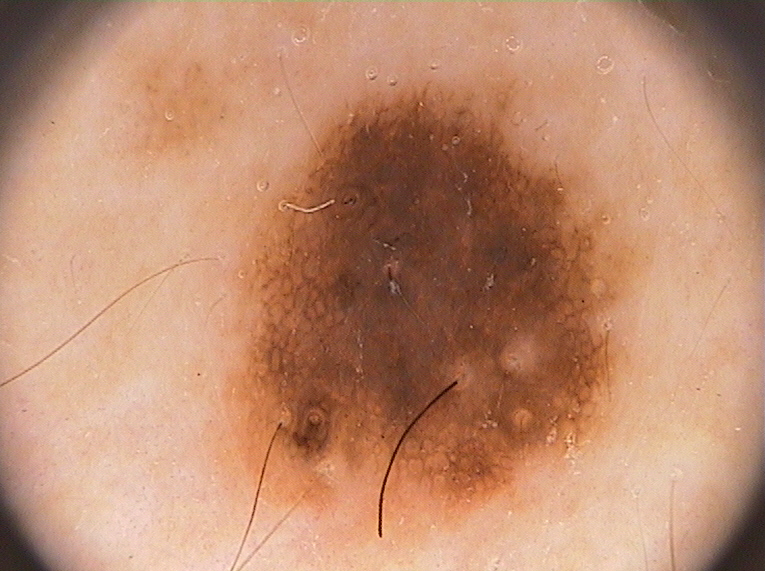
#> input picture imagenes/lesion1.bmp, 765 x 572 px, found by its file name
$ python AppImagenes.py   (older library calls are emulated)
#> lines starting #> are read from the running program, lines starting #| are printed output that depends on the picture; after the words box and inside, x2 and y2 are one past the last pixel; in counts of white or black regions, pixels touching at a corner belong together; long printed decimals are rounded
### AnalisisDeImagenes.py
#!/usr/bin/env python3
# -*- coding: utf-8 -*-
"""
@author: luisespinoza
"""
from PIL import Image
from matplotlib import pyplot as plt
# [4 lines of commented-out code are left out]
import numpy as np
import statistics
#import random
#import scipy
import time
#import cv2

# [139 lines left out: functions abrirImagen, escalaDeGrises, maximoDeGrises, minimoDeGrises, negativoColor, negativoGrises and 1 more, not called in this run]

def histograma(imagen):
    # [5 lines of commented-out code are left out]
    imagen9 = imagen
    #imagen9.show()
    [ren, col] = imagen9.size
    total = ren * col
    a = np.asarray(imagen9, dtype = np.float32)
    a = a.reshape(1, total)
    a = a.astype(int)
    a = max(a)
    valor = 0
    maxd = max(a)
    grises = maxd
    vec = np.zeros(grises + 1)
    for i in range(total - 1):
        valor = a[i]
        vec[valor] = vec[valor] + 1
    plt.plot(vec)
    #tiempoFinal = time.time()
    #print('El Proceso histograma tardo: ', tiempoFinal - tiempoInicial, 'Segundos')

# [237 lines left out: functions brillo, contraste, suma, resta, multiplicacion, division and 2 more, not called in this run]

### AppImagenes.py
#!/usr/bin/env python3
# -*- coding: utf-8 -*-
"""
@author: luisespinoza, manuelarreola
"""
from PIL import Image
from matplotlib import pyplot as plt
from numpy import array
from collections import Counter
import functools
import numpy as np
import statistics
import time
import math

import AnalisisDeImagenes

tiempoInicial = time.time()
rutaImagen = ("/home/lespinoza182/Documentos/TTMelanomaESCOM-master/imagenes/lesion1.bmp")
imagen = Image.open(rutaImagen)
#> imagen is the input picture: PIL image 765x572 RGB; mean R, G, B 189.6, 139.7, 112.1
imagen.show()
'''ANALISIS DE LA IMAGEN'''
imagenGris = imagen
imagenGris = imagen.convert('L')
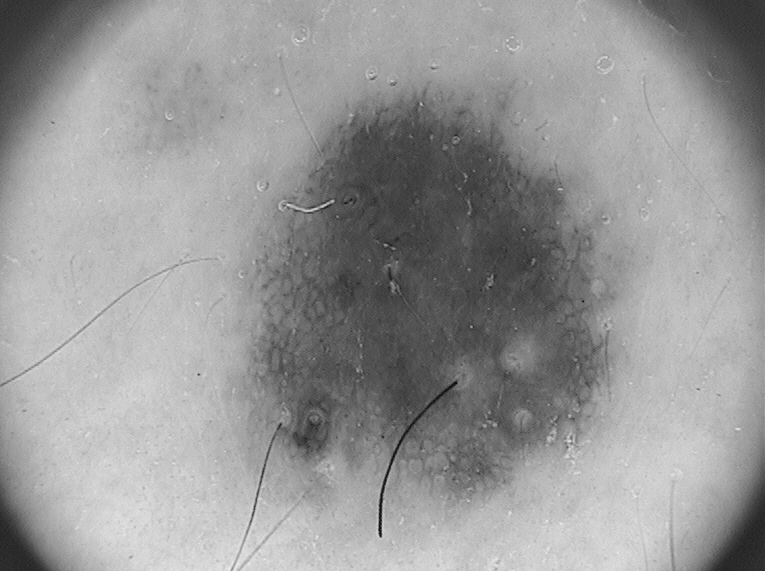
#> imagenGris: PIL image 765x572 L; min 15, max 255, mean 151.5
imagenGris.show()
AnalisisDeImagenes.histograma(imagenGris)
#> in histograma, `maxd = max(a)`: maxd = 255
#> the loop in histograma, `for i in range(total - 1):` made 437579 passes
#> valor on passes 1 to 3: 48, 57, 58
#> after the loop in histograma, `for i in range(total - 1):`: vec = 256 values, max 6929 at index 190, min 0 at index 0, mean 1709.3
'''Filtro de la Mediana'''
[ren, col] = imagenGris.size
matriz = np.asarray(imagenGris, dtype = np.float32)
i = 0
while i < ren - 3:
    j = 0
    while j < col - 3:
        submatriz = matriz[j:j+3,i:i+3]
        submatriz = submatriz.reshape(1,9)
        nuevo = (max(submatriz))
        nuevo = statistics.median(nuevo)
        nuevo = int(nuevo)
        imagenGris.putpixel((i+1,j+1), (nuevo))
        j += 1
    i += 1
#> after the loop, i = 762
imagenMediana = imagenGris
imagenMediana.show()
#AnalisisDeImagenes.histograma(imagenMediana)
'''Umbral Optimo de Otsu'''
width, height = imagenGris.size
imgAux = np.array(imagenGris.getdata())
histogram = np.array(imagenGris.histogram(),float) / (width * height)
#> histogram = 256 values, max 0.0175 at index 190, min 0 at index 0, mean 0.00391
# Probabilidad acumulada
omega = np.zeros(256)
# Media acumulada
media = np.zeros(256)
# Calculo de probabilidad acumulada y media acumulada a partir de histograma
omega[0] = histogram[0]
for i in range(len(histogram)):
    omega[i] = omega[i - 1] + histogram[i]
    media[i] = media[i - 1] + (i - 1) * histogram[i]
#> after the loop, media = 256 values from 0 to 150.5; omega = 256 values from 0 to 1
sigmaB2 = 0
mt = media[len(histogram) - 1]
#> mt = 150.5
sigmaB2max = 0
T = 0
for i in range(len(histogram)):
    clase1 = omega[i]
    clase2 = 1 - clase1
    if clase1 != 0 and clase2 != 0:
        m1 = media[i] / clase1
        m2 = (mt - media[i]) / clase2
        sigmaB2 = (clase1 * (m1 - mt) * (m1 - mt) + clase2 * (m2 - mt) * (m2 - mt))
        if sigmaB2 > sigmaB2max:
            sigmaB2max = sigmaB2
            T = i
#> this loop made 256 passes
#> (clase1, clase2, m1, m2, sigmaB2, sigmaB2max) on passes 21 to 28: (2.29e-06, 1, 19, 150.5, 0.0395, 0.0395), (6.86e-06, 1, 19.67, 150.5, 0.117, 0.117), (9.14e-06, 1, 20, 150.5, 0.156, 0.156), (1.14e-05, 1, 20.4, 150.5, 0.194, 0.194), (1.6e-05, 1, 21.14, 150.5, 0.268, 0.268), (2.74e-05, 1, 22.33, 150.5, 0.451, 0.451), (4.34e-05, 1, 23.32, 150.5, 0.703, 0.703), (5.26e-05, 1, 23.78, 150.5, 0.845, 0.845)
thr = int(T)
print('El Umbral optimo de la imagen es: ',thr)
#| El Umbral optimo de la imagen es:  135
'''Metodo de Otsu'''
xmin, xmax = 0, width
ymin, ymax = 0, height
imgOut = np.zeros(width * height)
loc = 0
for y in range(ymin, ymax):
    for x in range(xmin, xmax):
        loc = y * width + x
        if imgAux[loc] > thr:
            imgOut[loc] = 255
        else:
            imgOut[loc] = 0
imgthr = imgOut
imOtsu = imgthr.reshape(height,width)
imOtsu = Image.fromarray(imOtsu)
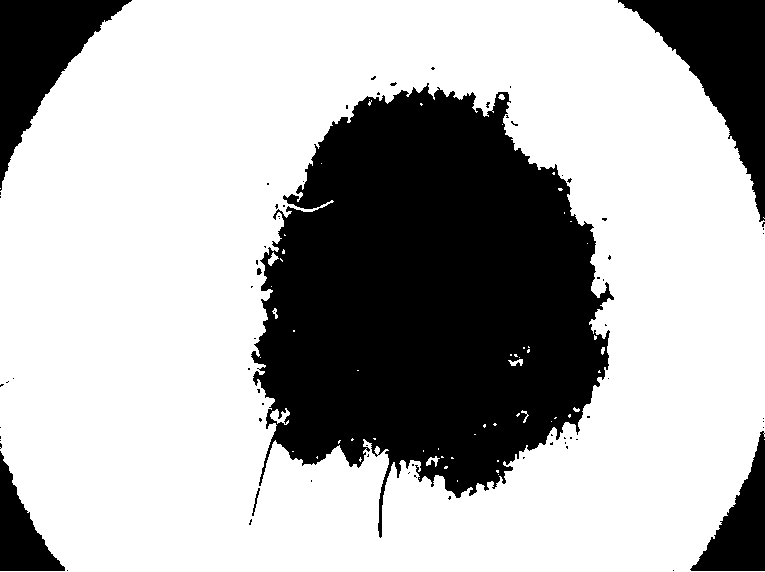
#> imOtsu: PIL image 765x572 F; 68.9% white; 73 black regions (66 under 20 px), largest, box (x1, y1, x2, y2) and area: (251, 83, 614, 538) 105355, (618, 0, 765, 222) 12394, (0, 0, 132, 191) 10002
imOtsu.show()
#AnalisisDeImagenes.histograma(imOtsu)

#Máscara de la Imagen para quitar borde
centroImagen = [int(width/2), int(height/2)]
radio = min(centroImagen[0], centroImagen[1], width-centroImagen[0], height-centroImagen[1])
print('Centro de la imagen: ',centroImagen,'Radio: ',radio)
#| Centro de la imagen:  [382, 286] Radio:  286
Y, X = np.ogrid[:height, :width]
distanciaCentro = np.sqrt((X - centroImagen[0])**2 + (Y - centroImagen[1])**2)
#print('Y: ',y,'X: ',x,'Distancia del Centro: ',distanciaCentro)
mask = distanciaCentro <= radio
imMask = imOtsu.copy()
sh1, sh2 = np.shape(imMask)
imMask = np.asarray(imMask, dtype = np.float32)
maskedImg = imMask.copy()
maskedImg[~mask] = 255
#> maskedImg: shape (572, 765) float32; 75.8% white; 52 black regions (49 under 20 px), largest, box (x1, y1, x2, y2) and area: (251, 83, 614, 538) 105355, (252, 488, 260, 516) 56, (257, 268, 262, 275) 26
imgthr2 = maskedImg
imgSinBorde = imgthr2.reshape(height,width)
imgSinBorde = Image.fromarray(imgSinBorde)
imgSinBorde.show()

'''Morfología Matemática: Apertura'''
#Erosión
a = np.asarray(imgSinBorde, dtype = np.float32)
#Es necesario aumentar el rango para más ciclos
for z in range(1, 4):
    xmin = 1
    xmax = height - 1
    ymin = 1
    ymax = width - 1
    imgErosion = np.zeros((height,width), dtype = np.float32)
    for x in range(xmin, xmax):
        for y in range(ymin, ymax):
            aux = max(a[x,y], a[x-1,y], a[x+1,y], a[x,y-1], a[x,y+1])
            imgErosion[x,y] = aux
    a = imgErosion
#> imgErosion: shape (572, 765) float32; 77.2% white; 12 black regions (10 under 20 px), largest, box (x1, y1, x2, y2) and area: (258, 91, 608, 494) 96925, (0, 0, 765, 572) 2670
imgErosion = a
imgErosion = imgErosion.reshape(height,width)
imgErosion = Image.fromarray(imgErosion)
imgErosion.show()
#Dilatación
b = np.asarray(imgErosion, dtype = np.float32)
#Es necesario aumentar el rango para más ciclos
for z in range(1, 4):
    xmin = 1
    xmax = height - 1
    ymin = 1
    ymax = width - 1
    imgDilatacion = np.zeros((height,width), dtype = np.float32)
    for x in range(xmin, xmax):
        for y in range(ymin, ymax):
            aux = min(b[x,y], b[x-1,y], b[x+1,y], b[x,y-1], b[x,y+1])
            imgDilatacion[x,y] = aux
    b = imgDilatacion
#> imgDilatacion: shape (572, 765) float32; 74% white; 5 black regions, box (x1, y1, x2, y2) and area: (251, 88, 611, 497) 103039, (0, 0, 765, 572) 10632, (286, 194, 298, 204) 73, (261, 257, 268, 265) 32, (266, 417, 273, 424) 25
imgDilatacion = b
imgDilatacion = imgDilatacion.reshape(height,width)
imgDilatacion = Image.fromarray(imgDilatacion)
imgApertura = imgDilatacion
imgApertura.show()
'''Detección del Borde: Sobel'''
sobel_x = [[-1,0,1],[-2,0,2],[-1,0,1]]
sobel_y = [[-1,-2,-1],[0,0,0],[1,2,1]]
sobel_x = np.array(sobel_x)
sobel_y = np.array(sobel_y)
imgSobel = np.asarray(imgApertura, dtype = np.float64)
imgBorde = np.zeros((height,width), dtype = np.float64)
xmin = 1
xmax = height - 1
ymin = 1
ymax = width - 1
for x in range(xmin, xmax):
    for y in range(ymin, ymax):
        pixel_x = (sobel_x[0,0]*imgSobel[x-1,y-1]) + (sobel_x[0,1]*imgSobel[x,y-1]) + (sobel_x[0,2]*imgSobel[x+1,y-1])\
        + (sobel_x[1,0]*imgSobel[x-1,y]) + (sobel_x[1,1]*imgSobel[x,y]) + (sobel_x[1,2]*imgSobel[x+1,y])\
        + (sobel_x[2,0]*imgSobel[x-1,y+1]) + (sobel_x[2,1]*imgSobel[x,y+1]) + (sobel_x[2,2]*imgSobel[x+1,y+1])
        pixel_y = (sobel_y[0,0]*imgSobel[x-1,y-1]) + (sobel_y[0,1]*imgSobel[x,y-1]) + (sobel_y[0,2]*imgSobel[x+1,y-1])\
        + (sobel_y[1,0]*imgSobel[x-1,y]) + (sobel_y[1,1]*imgSobel[x,y]) + (sobel_y[1,2]*imgSobel[x+1,y])\
        + (sobel_y[2,0]*imgSobel[x-1,y+1]) + (sobel_y[2,1]*imgSobel[x,y+1]) + (sobel_y[2,2]*imgSobel[x+1,y+1])
        val = math.sqrt((pixel_x*pixel_x)+(pixel_y*pixel_y))
        imgBorde[x,y] = val
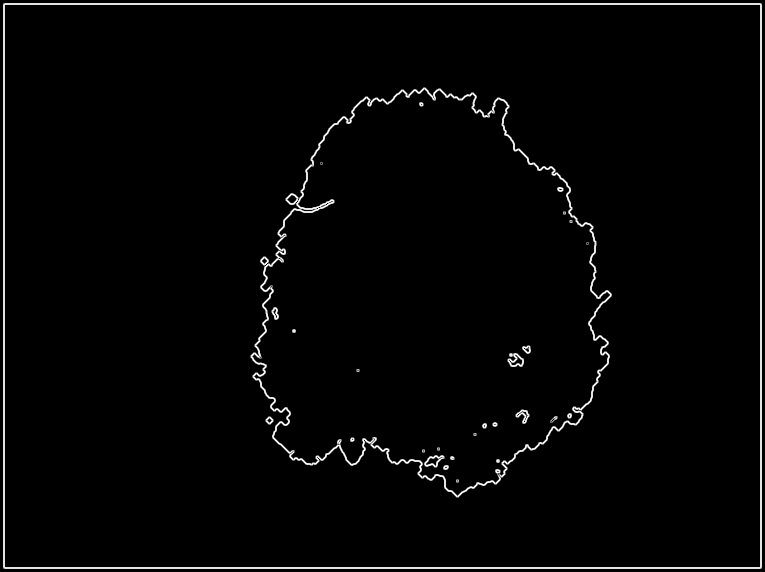
#> imgBorde: shape (572, 765) float64; min 0, max 1140.4, mean 22.9; drawn with min black and max white
imgBorde = imgBorde.reshape(height,width)
imgBorde = Image.fromarray(imgBorde)
#> imgBorde: PIL image 765x572 F
imgBorde.show()
'''Negativo Imagen de Sobel'''
imgBordeNeg = imgBorde
i = 0
while i < imgBordeNeg.size[0]:
    j = 0
    while j < imgBordeNeg.size[1]:
        gris = imgBordeNeg.getpixel((i,j))
        valor = 255 - gris
        imgBordeNeg.putpixel((i, j), valor)
        j+=1
    i+=1
imgBordeNeg.show()
'''Negativo Imagen Apertura'''
imgAperturaNeg = imgApertura
i = 0
while i < imgAperturaNeg.size[0]:
    j = 0
    while j < imgAperturaNeg.size[1]:
        gris = imgAperturaNeg.getpixel((i,j))
        valor = 255 - gris
        imgAperturaNeg.putpixel((i, j),valor)
        j+=1
    i+=1
imgAperturaNeg.show()
'''Suma de las Imágenes'''
imgFinal = imagen
i  = 0
while i < imgAperturaNeg.size[0]:
    j = 0
    while j < imgAperturaNeg.size[1]:
        if imgAperturaNeg.getpixel((i,j)) == 0:
            imgFinal.putpixel((i,j),0)
        j+=1
    i+=1
imgFinal.show()
imgFinal = imagenGris
i  = 0
while i < imgAperturaNeg.size[0]:
    j = 0
    while j < imgAperturaNeg.size[1]:
        if imgAperturaNeg.getpixel((i,j)) == 0:
            imgFinal.putpixel((i,j),0)
        j+=1
    i+=1
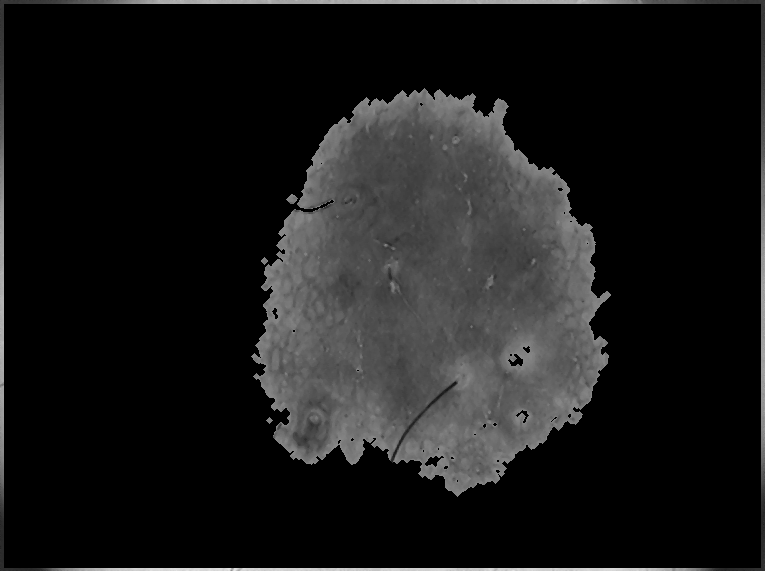
#> imgFinal: PIL image 765x572 L; min 0, max 255, mean 25.3
#imgFinal.show()
'''RECONOCIMIENTO DE PATRONES'''
'''Matriz de Co-Ocurrencia'''
[row, col]  = imgFinal.size
imgCo = np.asarray(imgFinal, dtype = np.int)
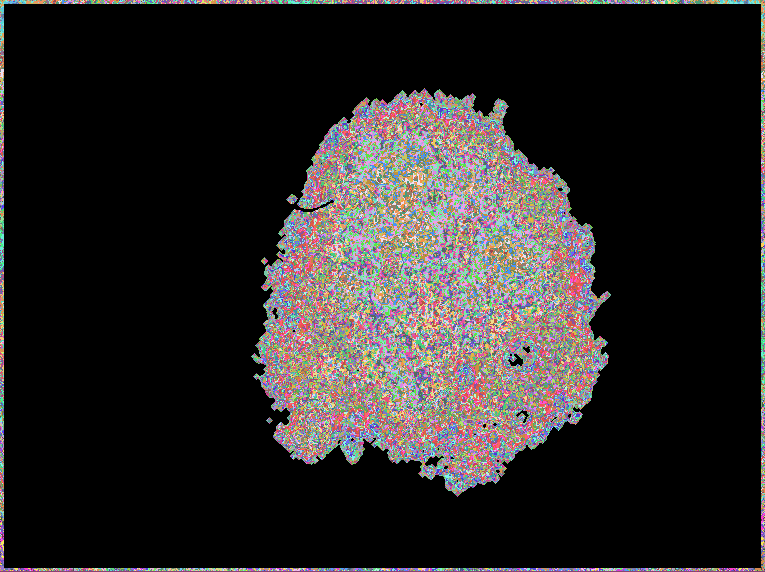
#> imgCo: shape (572, 765) int64; 212 distinct labels, from 0 to 255; one colour per label, 0 black
print(imgCo)
#> (printed output is left out)
histogram = np.array(imgFinal.histogram(),int) / (width * height)
nivelesGris = len(Counter(histogram))
print("Niv.Gris: ",nivelesGris,"Row: ",row,"Col: ")
#| Niv.Gris:  163 Row:  765 Col:
datos = imgCo
datos=np.asarray(datos)
[ren, col] = datos.shape
total = ren * col
nm = datos.reshape((1, total))
nm = max(nm)
x=max(nm)
"""0º Grados"""
print("-----0º Grados-----")
cero = np.zeros((x + 1, x + 1))
cont = 1
i = 0
while i < (total - 1):
    n1 = nm[i]
    n2 = nm[i + 1]
    cero[n1, n2] = cero[n1, n2] + 1
    cero[n2, n1] = cero[n2, n1] + 1
    if(cont == (ren - 1)):
        i = i + 2
        cont = 1
    else:
        i = i + 1
        cont = cont + 1
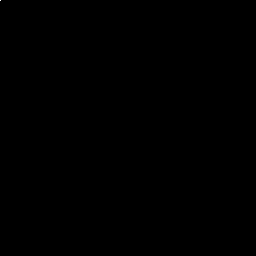
#> cero: shape (256, 256) float64; min 0, max 643652, mean 13.3; drawn with min black and max white
print(cero)
#> (printed output is left out)
[ren, col]  = cero.shape
entropy  = energy = contrast = homogeneity = disimility = None
prob_ac = 0
normalizer = functools.reduce(lambda x,y: x + sum(y), cero, 0)
print("Ren: ",ren,"Col: ",col,"Normalizador: ",normalizer)
#| Ren:  256 Col:  256 Normalizador:  873630.0
for m in range(col):
    for n in range(ren):
        prob = (1.0 * cero[m][n]) / normalizer
        if prob > prob_ac:
            prob_ac = prob
        if (prob >= 0.0001) and (prob <= 0.999):
            log_prob = math.log(prob,2)
        if prob < 0.0001:
            log_prob = 0
        if prob > 0.999:
            log_prob = 0
        if entropy is None:
            entropy = -1.0 * prob * log_prob
            continue
        entropy += -1.0 * prob * log_prob #Checked
        if energy is None:
            energy = prob ** 2
            continue
        energy += prob ** 2
        if contrast is None: #Checked
            contrast = ((m - n)**2) * prob
            continue
        contrast += ((m - n)**2) * prob
        if homogeneity is None:
            homogeneity = prob / ((1 + abs(m - n))*1.0)
            continue
        homogeneity += prob / ((1 + abs(m - n))*1.0) #Checked
        if disimility is None:
            disimility = prob * abs(m - n)
            continue
        disimility += prob * abs(m - n)
if abs(entropy) < 0.0000001: entropy = 0.0
print("\nVector de Características de la imagen: ")
print("[Entropy: ",entropy)
#| [Entropy:  2.600
print(", Contrast: ",contrast)
#| , Contrast:  108.599
print(", Homogeneity: ",homogeneity)
#| , Homogeneity:  0.1317
print(", Energy: ",energy)
#| , Energy:  0.0001361
print(", Maximum Probability: ",prob_ac)
#| , Maximum Probability:  0.7368
print(", Disimility: ",disimility)
#| , Disimility:  1.408
print("]");
tiempoFinal = time.time()
tiempoTotal = tiempoFinal - tiempoInicial
print('El tiempo total de ejecucion es: ',tiempoTotal)
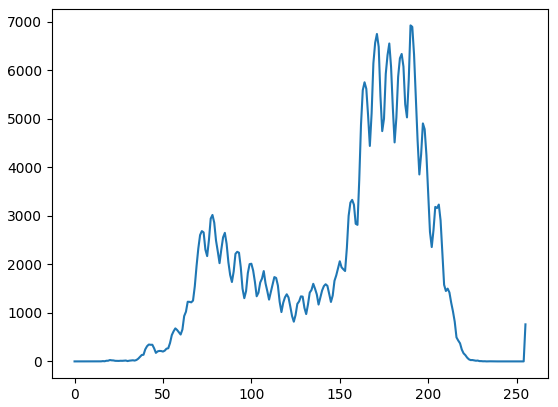
#> figure drawn by matplotlib, 1 panel; curve peaks at x = 190, y = 6929

$ run again, with imagenes/lesion2.bmp copied over imagenes/lesion1.bmp
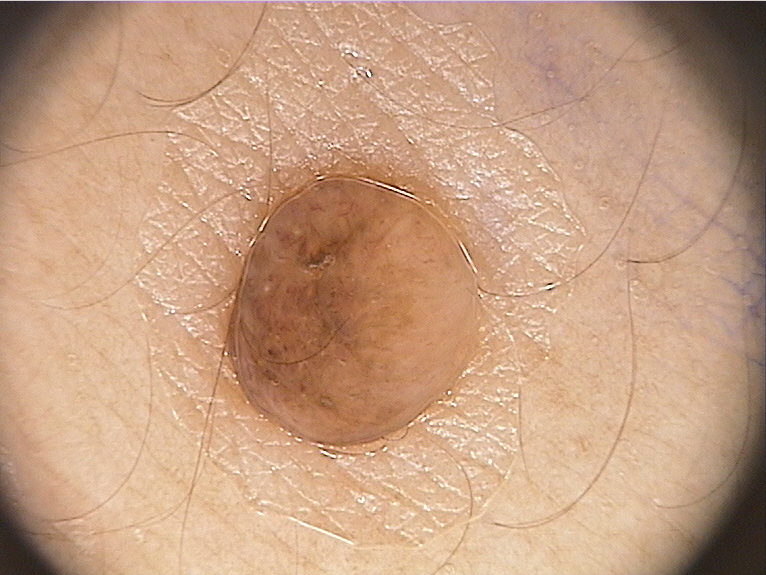
#> input picture imagenes/lesion2.bmp, 766 x 575 px, found by its file name
#> imagen is the input picture: PIL image 766x575 RGB; mean R, G, B 196.5, 157.6, 129.5
#> `imagenGris = imagen.convert('L')`:
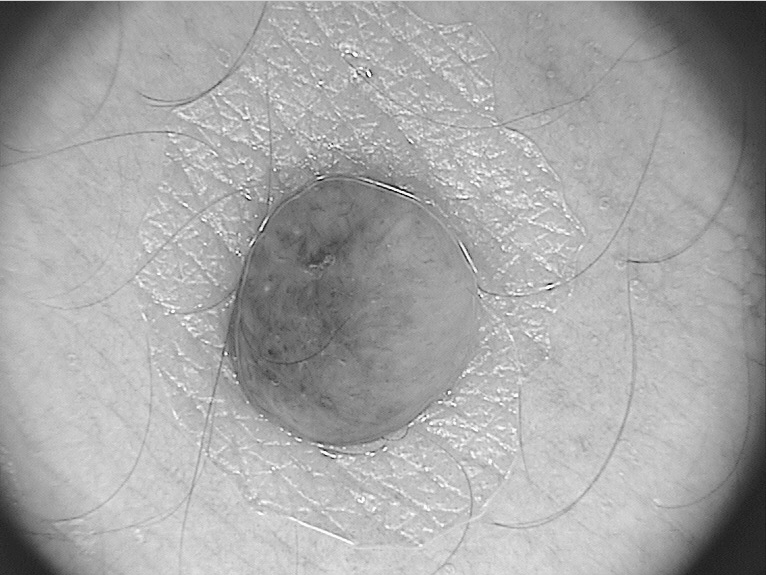
#> imagenGris: PIL image 766x575 L; min 14, max 255, mean 166
#> maxd = 255
#> after the loop in histograma, `for i in range(total - 1):`: vec = 256 values, max 7184 at index 170, min 0 at index 0, mean 1720.5
#> after the loop `while i < ren - 3:`: i = 763
#> histogram = 256 values, max 0.0173 at index 185, min 0 at index 0, mean 0.00391
#> after the loop `for i in range(len(histogram)):`: media = 256 values from 0 to 165; omega = 256 values from 0 to 1
#> mt = 165
#> the loop `for i in range(len(histogram)):` made 256 passes
#> (clase1, clase2, m1, m2, sigmaB2, sigmaB2max) on passes 28 to 35: (2.27e-06, 1, 26, 165, 0.0439, 0.0439), (1.14e-05, 1, 26.8, 165, 0.217, 0.217), (2.04e-05, 1, 27.33, 165, 0.387, 0.387), (2.95e-05, 1, 27.85, 165, 0.555, 0.555), (5.22e-05, 1, 28.78, 165, 0.969, 0.969), (9.08e-05, 1, 29.73, 165, 1.66, 1.66), (0.000127, 1, 30.38, 165, 2.3, 2.3), (0.000193, 1, 31.27, 165, 3.45, 3.45)
#| El Umbral optimo de la imagen es:  142
#> imOtsu: PIL image 766x575 F; 80.3% white; 165 black regions (144 under 20 px), largest, box (x1, y1, x2, y2) and area: (219, 161, 435, 448) 38514, (600, 1, 766, 575) 31912, (0, 1, 133, 184) 9907
#| Centro de la imagen:  [383, 287] Radio:  287
#> maskedImg: shape (575, 766) float32; 91% white; 142 black regions (126 under 20 px), largest, box (x1, y1, x2, y2) and area: (219, 161, 435, 448) 38514, (199, 74, 230, 97) 81, (319, 447, 343, 455) 71
#> imgSobel: shape (575, 766) float64; 89.3% white; 11 black regions, largest, box (x1, y1, x2, y2) and area: (222, 164, 406, 448) 35527, (0, 0, 766, 575) 10664, (362, 167, 398, 187) 321
#> imgCo: shape (575, 766) int64; 200 distinct labels, from 0 to 229
#> (printed output is left out)
#| Niv.Gris:  146 Row:  766 Col:
#> (printed output is left out)
#| Ren:  230 Col:  230 Normalizador:  879368.0
#| [Entropy:  0.8771
#| , Contrast:  94.400
#| , Homogeneity:  0.05323
#| , Energy:  2.401260603141733e-05
#| , Maximum Probability:  0.8903
#| , Disimility:  0.9919
#> `print('El tiempo total de ejecucion es: ',tiempoTotal)`:
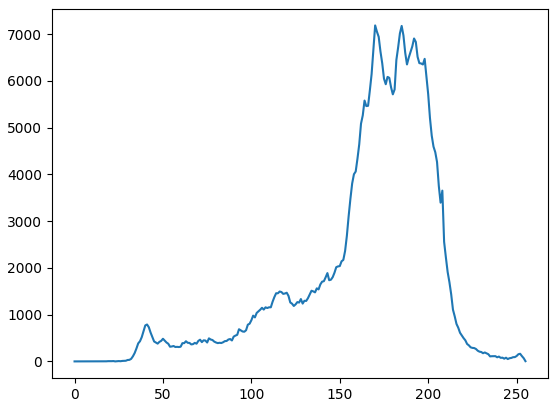
#> figure drawn by matplotlib, 1 panel; curve peaks at x = 170, y = 7184
